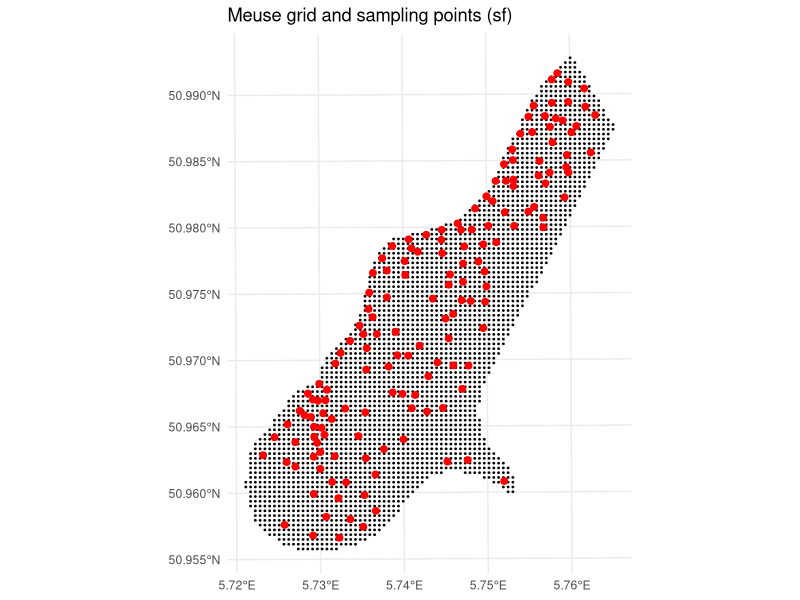
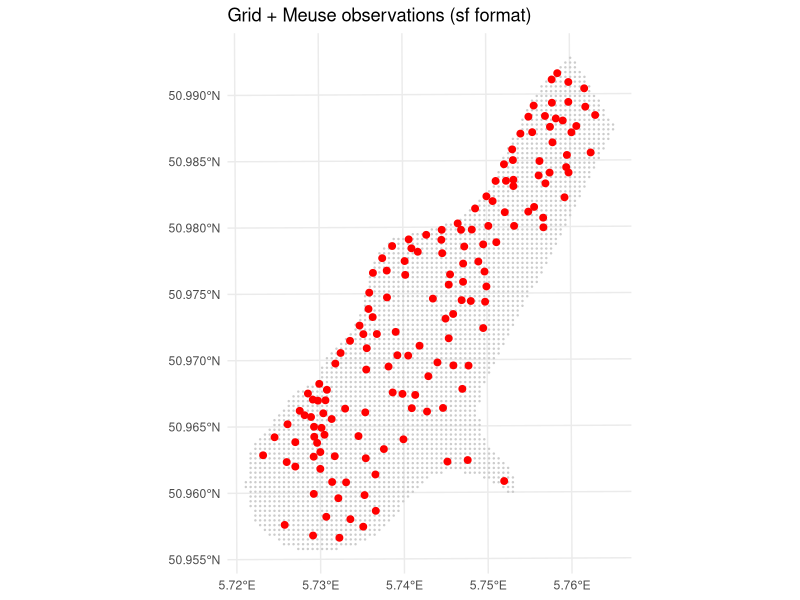

Generate these figures, in order, with R:
library(sp)
library(sf)
library(ggplot2)

data(meuse)
data(meuse.grid)

# convert sample points
meuse_sf <- st_as_sf(meuse, coords = c("x", "y"), crs = 28992)

# convert grid points
grid_sf <- st_as_sf(meuse.grid, coords = c("x", "y"), crs = 28992)

ggplot() +
  geom_sf(data = grid_sf, color = "black", size = 0.3) +
  geom_sf(data = meuse_sf, color = "red", size = 2) +
  coord_sf() +
  theme_minimal() +
  labs(title = "Meuse grid and sampling points (sf)")

ggplot() +
  geom_sf(data = grid_sf, color = "grey80", size = 0.2) +
  geom_sf(data = meuse_sf, color = "red", size = 2) +
  coord_sf() +
  theme_minimal() +
  labs(title = "Grid + Meuse observations (sf format)")
